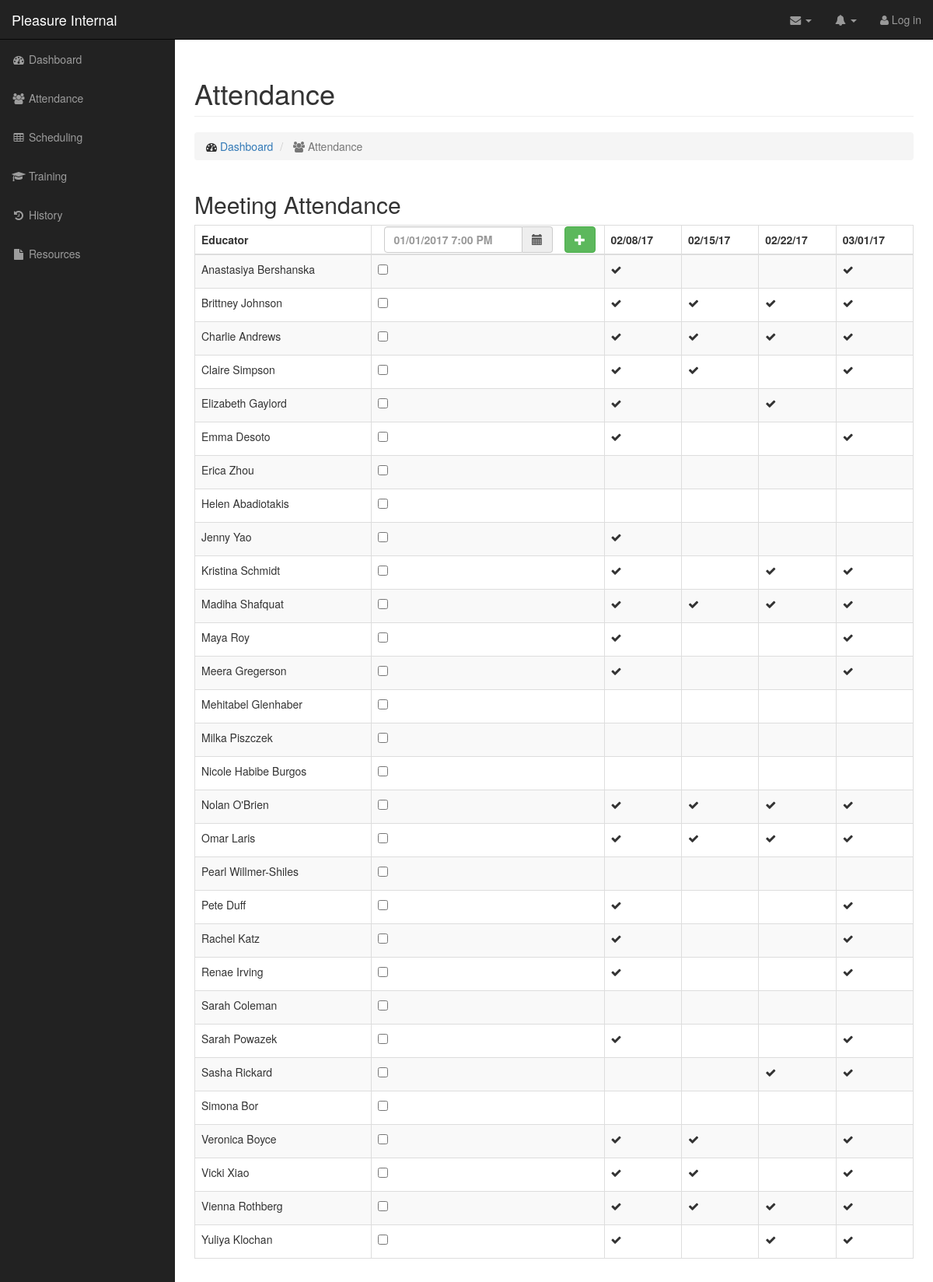
The page /attendance on the database as committed earlier.
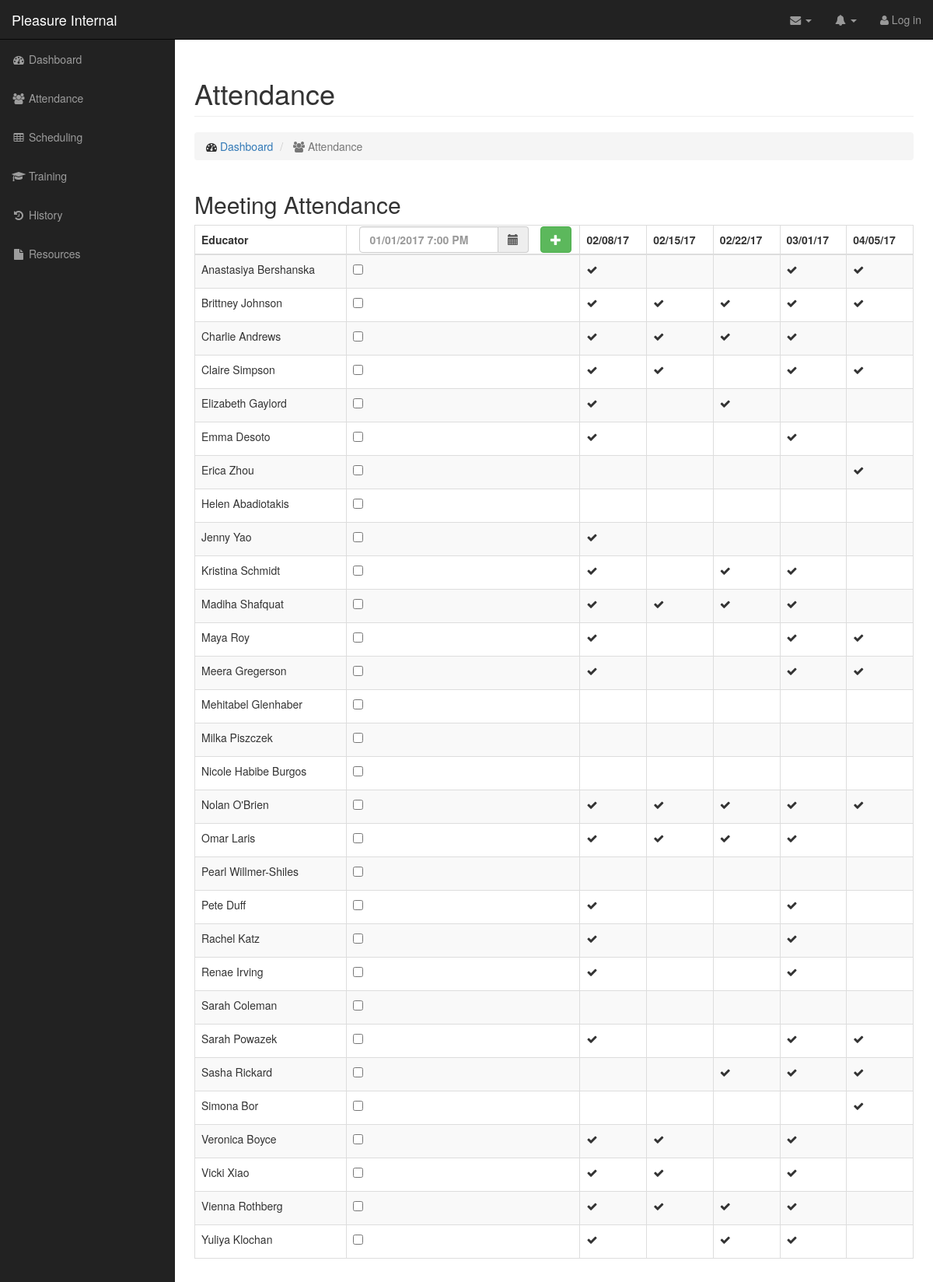
The same page on the database as committed later.
### pleasure_app/models.py (models this page shows)
class Meeting(models.Model):
	date = models.DateTimeField()
	attendees = models.ManyToManyField(Educator)
	def __str__(self):
		return "Meeting at " + str(self.date) + " with " + str(self.attendees.count()) + " educators"

class Educator(models.Model):
	first_name = models.CharField(max_length=200)
	last_name = models.CharField(max_length=200)
	training_class = models.CharField(max_length=10)
	graduation_year = models.IntegerField(default=0)
	athena = models.CharField(max_length=20)
	active = models.BooleanField(default=True)
	photo = models.ImageField(blank=True,null=True)
	living_group = models.CharField(max_length = 100, null=True,blank=True)
	bio = models.TextField(null=True,blank=True)
	trained_communication = models.ForeignKey(
		'Training',
		related_name='com_training',
		blank = True,
		null = True,
		limit_choices_to={'module':'COM'},
	)
	trained_values = models.ForeignKey(
                'Training',
        	related_name='val_training',
		blank = True,
                null = True,
                limit_choices_to={'module':'VAL'},
        )
	trained_identity = models.ForeignKey(
                'Training',
		related_name='id_training',
                blank = True,
                null = True,
                limit_choices_to={'module':'ID'},
        )
	trained_love = models.ForeignKey(
                'Training',
		related_name='lov_training',
                blank = True,
        	null = True,
                limit_choices_to={'module':'LOV'},
        )
	trained_culture = models.ForeignKey(
                'Training',
		related_name='cul_training',
                blank = True,
                null = True,
                limit_choices_to={'module':'CUL'},
        )
	def __str__(self):
		return "Educator " + str(self.first_name) + ' '  + str(self.last_name)

### pleasure_app/views.py (the view)
# urls.py: url(r'^attendance',views.attendance,name='attendance'),
def attendance(request):
	educator_list = Educator.objects.filter(active=True).order_by('first_name')
	meeting_list = Meeting.objects.all().order_by('date')
	template = loader.get_template('pleasure_app/attendance.html')
	context = {
		'educator_list':educator_list,
		'meeting_list':meeting_list,
	}
	return HttpResponse(template.render(context, request))

### pleasure_app/templates/pleasure_app/attendance.html (shortened to what this page needs)
{% extends 'base_internal.html' %}
{% block content %}
                <div class="row">
                    <div class="col-lg-12">
                        <h1 class="page-header">
                            Attendance
                        </h1>
                        <ol class="breadcrumb">
                            <li>
                                <i class="fa fa-dashboard"></i>  <a href="index.html">Dashboard</a>
                            </li>
                            <li class="active">
                                <i class="fa fa-users"></i> Attendance
                            </li>
                        </ol>
                    </div>
                </div>
                <div class="row">
                    <div class="col-lg-12" >
                        <h2>Meeting Attendance</h2>
                        <div class="table-responsive">
                            <table class="table table-bordered table-hover table-striped">
                                <thead>
                                    <tr>
                                        <th>Educator</th>
                                   	<th style='padding:1px; width:300px'>
					    <div class='col-sm-10'><div class=form-group"><div class='input-group date' id='datetimepicker1'>
						<input type='text' class="form-control" id="datetimenew" placeholder="01/01/2017 7:00 PM" />
						<span class="input-group-addon">
							<span class="glyphicon glyphicon-calendar"></span>
						</span>
					    </div></div></div>
					    <div class='col'>
						<a href="#" class="btn btn-success"><span class="glyphicon glyphicon-plus" onclick="addMeeting()"></span></a>
					    </div>
				        {% for meeting in meeting_list %}
                                        <th>{{ meeting.date|date:"m/d/y" }}</th>
                                        {% endfor %}
				   </tr>
                                </thead>
				{% for ed in educator_list %}
                                <tr>
					<td>{{ ed.first_name }} {{ed.last_name}} </td>
                                        <td><label><input type="checkbox" id="new_attend_{{ed.athena}}"></label></td>
					{% for meeting in meeting_list %}
                                        <td>{% if ed in meeting.attendees.all %}
						<i class="fa fa-check" aria-hidden="true"></i>
					    {% endif %}</td>
					{% endfor %}
				</tr>
				{% endfor %}
                            </table>
                        </div>
                    </div>
                </div>
	{% endblock %}

Rows that differ between the two databases and show on the page:
added Meeting: date "04/05/17"
